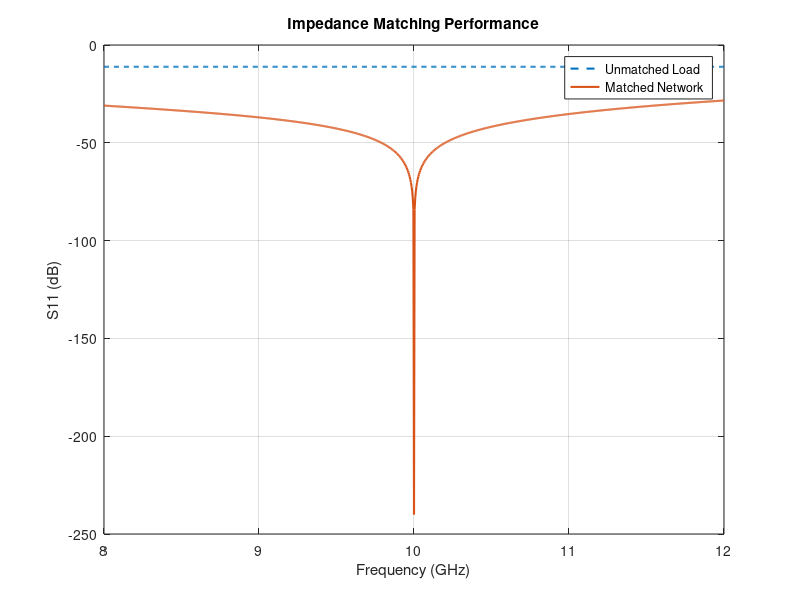
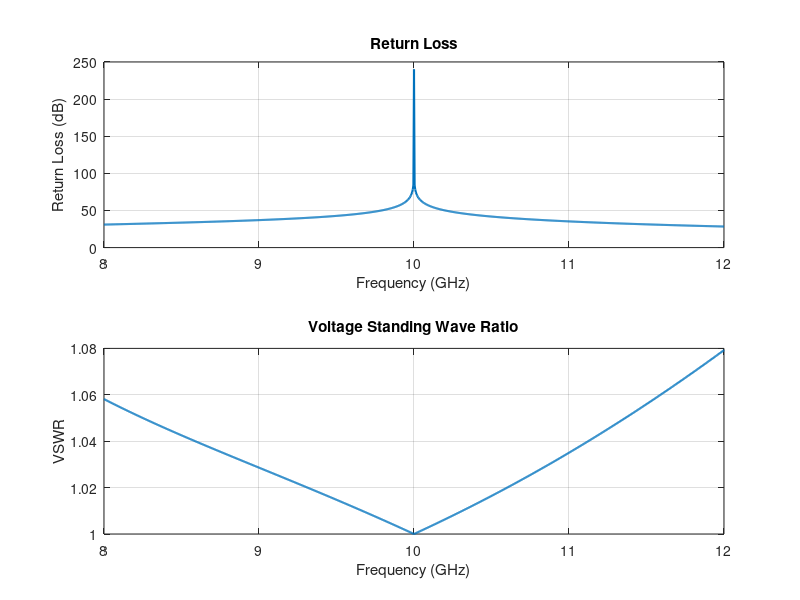
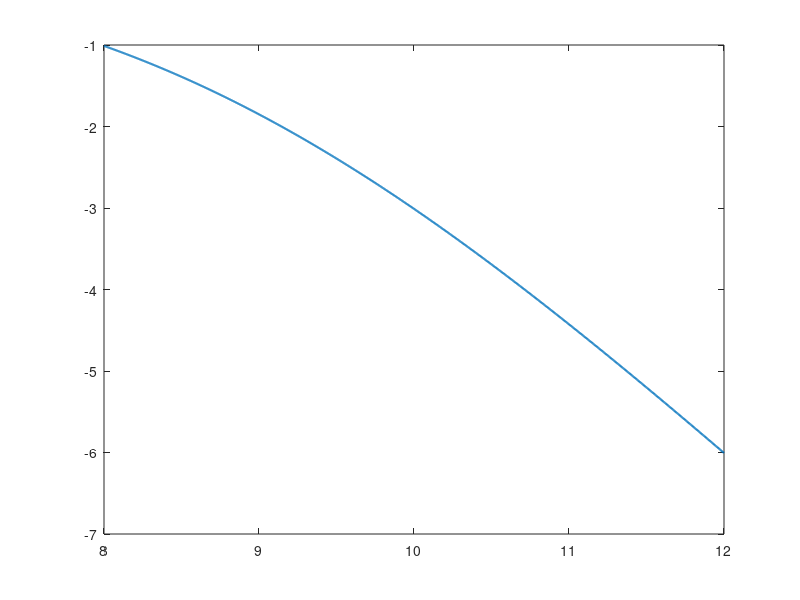

MATLAB code for these plots, in order: (Note: this script raises an error after producing the figures.)

clc;
clear;
close all;

% Microwave Impedance Matching and Frequency-Selective Filter

%% 1. Input parameters
f0 = 10e9;                    % Design frequency: 10 GHz
Z0 = 50;                      % Reference impedance: 50 ohms
ZL = 75 + 1j*25;              % Load impedance: 75+j25 ohms
fc = 10e9;                    % Filter cutoff: 10 GHz
fstart = 8e9;                 % Sweep start: 8 GHz
fstop = 12e9;                 % Sweep stop: 12 GHz

f = linspace(fstart,fstop,1001);
w = 2*pi*f;
w0 = 2*pi*f0;

%% 2. Design the impedance matching network
% Cancel the load's positive imaginary part using a series capacitor.
Rload = real(ZL);
Xload = imag(ZL);

Cmatch = 1/(w0*abs(Xload));
Zcomp = -1j./(w*Cmatch);
ZloadComp = ZL + Zcomp;

% Quarter-wave transformer
Zt = sqrt(Z0*Rload);
betaL = (pi/2)*(f/f0);

Zin = Zt.*(ZloadComp + 1j*Zt.*tan(betaL)) ./ ...
      (Zt + 1j*ZloadComp.*tan(betaL));

%% 3. Calculate reflection coefficient
GammaMatch = (Zin-Z0)./(Zin+Z0);
S11Match = 20*log10(max(abs(GammaMatch),1e-12));

% Unmatched load reflection
GammaLoad = (ZL-Z0)/(ZL+Z0);
S11Load = 20*log10(abs(GammaLoad));

%% 4. Calculate return loss and VSWR
ReturnLoss = -S11Match;
VSWR = (1+abs(GammaMatch))./max(1-abs(GammaMatch),1e-12);

%% 5. Frequency-selective Butterworth filter
filterOrder = 3;

H = 1./sqrt(1+(f/fc).^(2*filterOrder));
Filter_dB = 20*log10(max(H,1e-12));

%% 6. Display results
[~,idx] = min(abs(f-f0));

fprintf('MICROWAVE NETWORK DESIGN RESULTS\n');
fprintf('Design frequency = %.2f GHz\n',f0/1e9);
fprintf('Reference impedance = %.2f ohms\n',Z0);
fprintf('Load impedance = %.2f + j%.2f ohms\n', ...
    real(ZL),imag(ZL));
fprintf('Compensation capacitance = %.4f pF\n',Cmatch*1e12);
fprintf('Transformer impedance = %.4f ohms\n',Zt);
fprintf('Unmatched S11 = %.2f dB\n',S11Load);
fprintf('Matched S11 = %.2f dB\n',S11Match(idx));
fprintf('Return loss = %.2f dB\n',ReturnLoss(idx));
fprintf('VSWR = %.4f\n',VSWR(idx));

%% 7. Plot S11 comparison
figure;
plot(f/1e9,S11Load*ones(size(f)),'--','LineWidth',1.5);
hold on;
plot(f/1e9,S11Match,'LineWidth',1.5);
grid on;
xlabel('Frequency (GHz)');
ylabel('S11 (dB)');
title('Impedance Matching Performance');
legend('Unmatched Load','Matched Network');

%% 8. Plot return loss and VSWR
figure;

subplot(2,1,1);
plot(f/1e9,ReturnLoss,'LineWidth',1.5);
grid on;
xlabel('Frequency (GHz)');
ylabel('Return Loss (dB)');
title('Return Loss');

subplot(2,1,2);
plot(f/1e9,VSWR,'LineWidth',1.5);
grid on;
xlabel('Frequency (GHz)');
ylabel('VSWR');
title('Voltage Standing Wave Ratio');

%% 9. Plot filter response
figure;
plot(f/1e9,Filter_dB,'LineWidth',1.5);
hold on;
yline(-3.0103,'--','-3 dB');
grid on;
xlabel('Frequency (GHz)');
ylabel('Magnitude (dB)');
title('Third-Order Butterworth Filter Response');
legend('Filter Response','-3 dB Reference');

%% 10. Plot input impedance
figure;

subplot(2,1,1);
plot(f/1e9,real(Zin),'LineWidth',1.5);
grid on;
xlabel('Frequency (GHz)');
ylabel('Real Impedance (ohms)');
title('Input Impedance - Real Part');

subplot(2,1,2);
plot(f/1e9,imag(Zin),'LineWidth',1.5);
grid on;
xlabel('Frequency (GHz)');
ylabel('Imaginary Impedance (ohms)');
title('Input Impedance - Imaginary Part');
